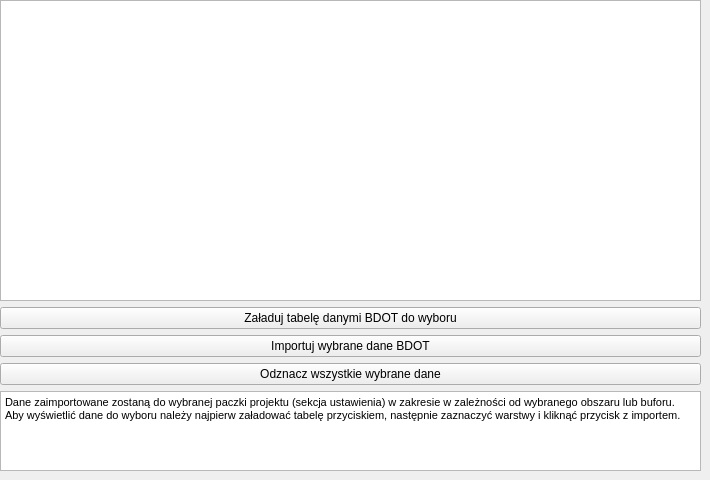
        <widget class="QWidget" name="tab_2">
         <attribute name="title">
          <string>Dane BDOT</string>
         </attribute>
         <widget class="QWidget" name="verticalLayoutWidget_8">
          <property name="geometry">
           <rect>
            <x>0</x>
            <y>0</y>
            <width>701</width>
            <height>471</height>
           </rect>
          </property>
          <layout class="QVBoxLayout" name="verticalLayout_10">
           <item>
            <widget class="QTableWidget" name="table_bdot"/>
           </item>
           <item>
            <widget class="QPushButton" name="pb_bdot_refresh">
             <property name="text">
              <string>Załaduj tabelę danymi BDOT do wyboru</string>
             </property>
            </widget>
           </item>
           <item>
            <widget class="QPushButton" name="pb_bdot_import">
             <property name="text">
              <string>Importuj wybrane dane BDOT</string>
             </property>
            </widget>
           </item>
           <item>
            <widget class="QPushButton" name="pb_bdot_uncheck">
             <property name="text">
              <string>Odznacz wszystkie wybrane dane</string>
             </property>
            </widget>
           </item>
           <item>
            <widget class="QTextBrowser" name="textBrowser_12">
             <property name="maximumSize">
              <size>
               <width>16777215</width>
               <height>80</height>
              </size>
             </property>
             <property name="html">
              <string>&lt;!DOCTYPE HTML PUBLIC &quot;-//W3C//DTD HTML 4.0//EN&quot; &quot;http://www.w3.org/TR/REC-html40/strict.dtd&quot;&gt;
&lt;html&gt;&lt;head&gt;&lt;meta name=&quot;qrichtext&quot; content=&quot;1&quot; /&gt;&lt;style type=&quot;text/css&quot;&gt;
p, li { white-space: pre-wrap; }
&lt;/style&gt;&lt;/head&gt;&lt;body style=&quot; font-family:'Open Sans'; font-size:8pt; font-weight:400; font-style:normal;&quot;&gt;
&lt;p align=&quot;justify&quot; style=&quot; margin-top:0px; margin-bottom:0px; margin-left:0px; margin-right:0px; -qt-block-indent:0; text-indent:0px;&quot;&gt;Dane zaimportowane zostaną do wybranej paczki projektu (sekcja ustawienia) w zakresie w zależności od wybranego obszaru lub buforu.&lt;/p&gt;
&lt;p align=&quot;justify&quot; style=&quot; margin-top:0px; margin-bottom:0px; margin-left:0px; margin-right:0px; -qt-block-indent:0; text-indent:0px;&quot;&gt;Aby wyświetlić dane do wyboru należy najpierw załadować tabelę przyciskiem, następnie zaznaczyć warstwy i kliknąć przycisk z importem.&lt;/p&gt;&lt;/body&gt;&lt;/html&gt;</string>
             </property>
            </widget>
           </item>
          </layout>
         </widget>
        </widget>
